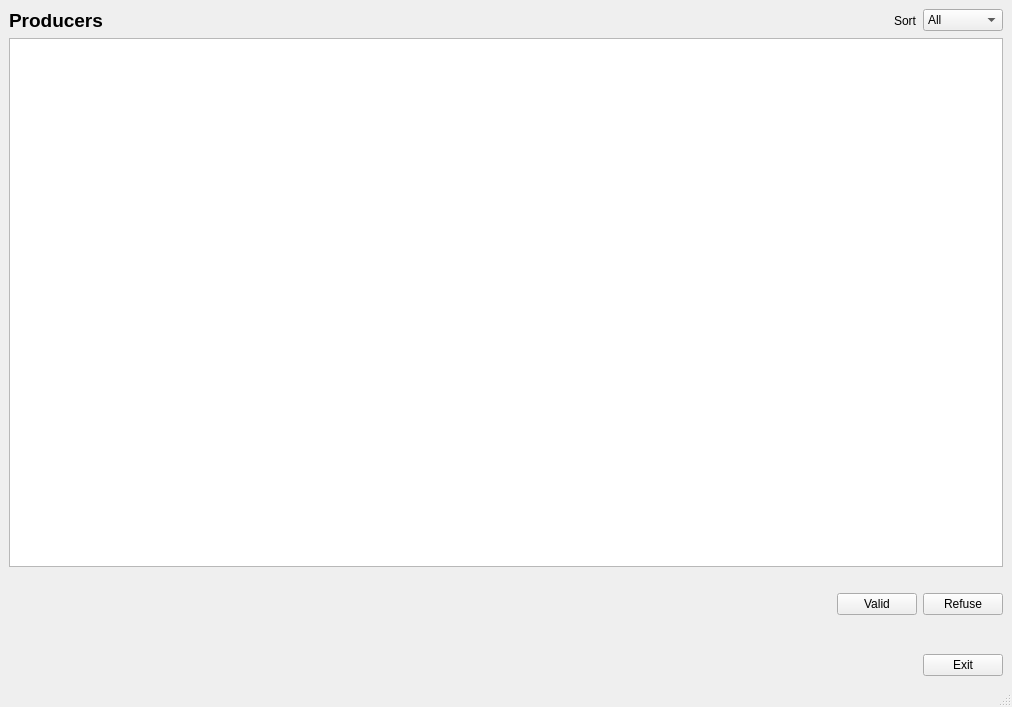
<?xml version="1.0" encoding="UTF-8"?>
<ui version="4.0">
 <class>MainWindow2</class>
 <widget class="QMainWindow" name="MainWindow2">
  <property name="geometry">
   <rect>
    <x>0</x>
    <y>0</y>
    <width>1012</width>
    <height>707</height>
   </rect>
  </property>
  <property name="windowTitle">
   <string>Control</string>
  </property>
  <widget class="QWidget" name="centralwidget">
   <layout class="QVBoxLayout" name="verticalLayout_5">
    <item>
     <layout class="QVBoxLayout" name="verticalLayout_2">
      <item>
       <layout class="QVBoxLayout" name="verticalLayout">
        <item>
         <layout class="QVBoxLayout" name="verticalLayout_4">
          <item>
           <layout class="QHBoxLayout" name="horizontalLayout_10">
            <item>
             <widget class="QLabel" name="labelProducteurs_2">
              <property name="font">
               <font>
                <pointsize>14</pointsize>
                <weight>75</weight>
                <bold>true</bold>
               </font>
              </property>
              <property name="text">
               <string>Producers</string>
              </property>
             </widget>
            </item>
            <item>
             <spacer name="horizontalSpacer_9">
              <property name="orientation">
               <enum>Qt::Horizontal</enum>
              </property>
              <property name="sizeHint" stdset="0">
               <size>
                <width>498</width>
                <height>18</height>
               </size>
              </property>
             </spacer>
            </item>
            <item>
             <widget class="QLabel" name="labelSort">
              <property name="text">
               <string>Sort</string>
              </property>
             </widget>
            </item>
            <item>
             <widget class="QComboBox" name="comboBoxSort">
              <item>
               <property name="text">
                <string>All</string>
               </property>
              </item>
              <item>
               <property name="text">
                <string>Accepted</string>
               </property>
              </item>
              <item>
               <property name="text">
                <string>Waiting</string>
               </property>
              </item>
             </widget>
            </item>
           </layout>
          </item>
          <item>
           <widget class="QTableWidget" name="tableWidgetListProducers"/>
          </item>
          <item>
           <spacer name="horizontalSpacer_5">
            <property name="orientation">
             <enum>Qt::Horizontal</enum>
            </property>
            <property name="sizeHint" stdset="0">
             <size>
              <width>618</width>
              <height>20</height>
             </size>
            </property>
           </spacer>
          </item>
         </layout>
        </item>
        <item>
         <layout class="QVBoxLayout" name="verticalLayout_3">
          <item>
           <layout class="QHBoxLayout" name="horizontalLayout_7">
            <item>
             <spacer name="horizontalSpacer_2">
              <property name="orientation">
               <enum>Qt::Horizontal</enum>
              </property>
              <property name="sizeHint" stdset="0">
               <size>
                <width>40</width>
                <height>20</height>
               </size>
              </property>
             </spacer>
            </item>
            <item>
             <widget class="QPushButton" name="pushButtonValidProducer">
              <property name="text">
               <string>Valid</string>
              </property>
             </widget>
            </item>
            <item>
             <widget class="QPushButton" name="pushButtonRefuseProducer">
              <property name="text">
               <string>Refuse</string>
              </property>
             </widget>
            </item>
           </layout>
          </item>
          <item>
           <widget class="QLabel" name="labelActionMessage">
            <property name="text">
             <string/>
            </property>
           </widget>
          </item>
          <item>
           <spacer name="horizontalSpacer_3">
            <property name="orientation">
             <enum>Qt::Horizontal</enum>
            </property>
            <property name="sizeHint" stdset="0">
             <size>
              <width>448</width>
              <height>13</height>
             </size>
            </property>
           </spacer>
          </item>
          <item>
           <layout class="QHBoxLayout" name="horizontalLayout_8"/>
          </item>
         </layout>
        </item>
       </layout>
      </item>
      <item>
       <layout class="QHBoxLayout" name="horizontalLayout">
        <item>
         <spacer name="horizontalSpacer">
          <property name="orientation">
           <enum>Qt::Horizontal</enum>
          </property>
          <property name="sizeHint" stdset="0">
           <size>
            <width>578</width>
            <height>13</height>
           </size>
          </property>
         </spacer>
        </item>
        <item>
         <widget class="QPushButton" name="pushButtonExit">
          <property name="text">
           <string>Exit</string>
          </property>
         </widget>
        </item>
       </layout>
      </item>
     </layout>
    </item>
   </layout>
  </widget>
  <widget class="QMenuBar" name="menubar">
   <property name="geometry">
    <rect>
     <x>0</x>
     <y>0</y>
     <width>1012</width>
     <height>27</height>
    </rect>
   </property>
  </widget>
  <widget class="QStatusBar" name="statusbar"/>
 </widget>
 <resources/>
 <connections/>
</ui>
